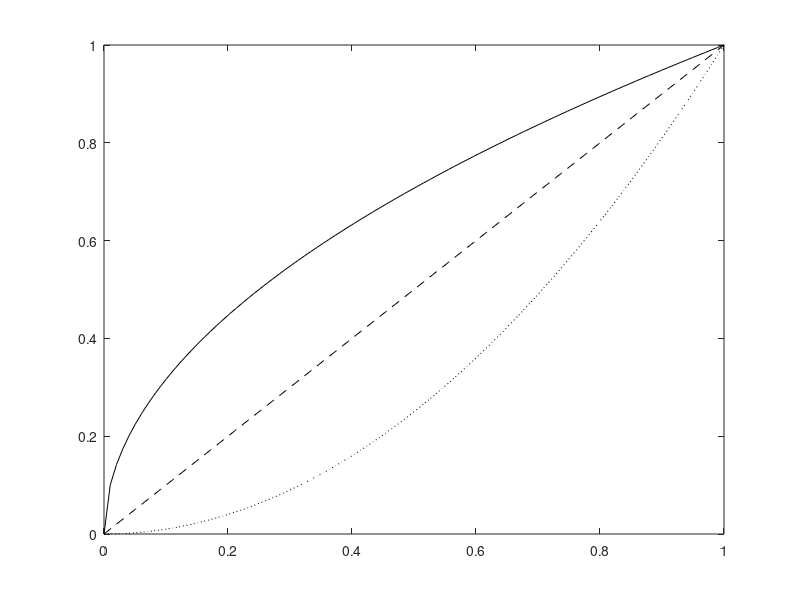

The MATLAB source for this figure: (Note: this script raises an error after producing the figure.)
x = linspace(0, 1, 100);
y1 = x.^0.5;
y2 = x.^1;
y3 = x.^2;
plot(x, y1, 'k-', x, y2, 'k--', x, y3, 'k:');
legend('y=x^{0.5}', 'y=x', 'y=x^2', 0);
title('y=x^n for Three Values of n (mrg)');
xlabel('x');
ylabel('y');
print -deps CurvePlot % note that adds .eps to filename
